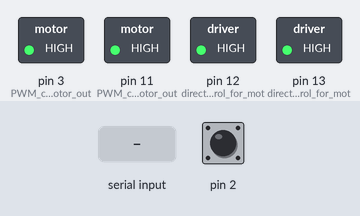
Simulated run of this sketch. Board: Arduino Uno, built with avr-gcc and run on an emulated ATmega328P. Parts: switched loads named in the sketch (green lamp = pin HIGH). The inputs (shaded band) are chosen by the test bench; at power-on: pin 2 HIGH. What the sketch prints to the serial monitor is not drawn.

Above: at 1.2 s.
1.3 s: pin 2 pulled LOW for 0.15 s
3.0 s: pin 2 pulled LOW for 1 s
5.5 s: pin 2 driven LOW
7.0 s: pin 2 driven HIGH
8.5 s: pin 2 pulsed LOW 2 times (0.12 s each, 0.3 s apart)
10.6 s: "90,45\n" received over Serial
Timing chart, 0 to 13.6 s (numbered marks = the images above; inputs shaded):
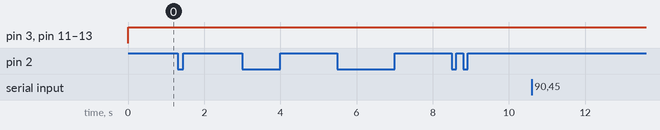

Measured:
- after the input at 1.3 s, every drawn part: stays the same
- after the input at 3.0 s, every drawn part: stays the same
- after the input at 5.5 s, every drawn part: stays the same
- after the input at 7.0 s, every drawn part: stays the same
- after the input at 8.5 s, every drawn part: stays the same
- after the input at 10.6 s, every drawn part: stays the same

The sketch:

distanceSerialSolution.ino
```cpp
//Lauren Madey
//Iditarod Motorsports ROVER

/*
 * Version 3/10/17
 *
 * 9m= about 300.33
 * ---------------------------------------------------------------------------------
 * Tests
 * -----
 * WARNING - the results from the tests do not always yield the same results
 * (when the rightSpeed=245, leftSpeed=225)
 *   |
 *   |
 *   |
 *   V
 * 9m: targetDistance=324, approachingDistance=325
 * 9m: targetDistance=326, approachingDistance=325
 * 9.5m: targetDistance=360, approachingDistance=358
 * DONT USE 10m: targetDistance=384, approachingDistance=380
 * 10m: targetDistance=370, approachingDistance=369
 * 10m: targetDistance=364, approachingDistance=362(dont like as much as one above)
 * 10.5m: targetDistance=385, approachingDistance=383
 * 11m: targetDistance=400,  approachingDistance=395
 * 11.5: targetDistance=430,  approachingDistance=428
 * 12m: targetDistance=428, approachingDistance=420
 * ---------------------------------------------------------------------------------
 */


volatile long count=0;       //counter for the Wheel encoder
int goSpeed=255;          //Speed for the Rover to cover distance
int rightSpeed = 255;
int leftSpeed = 255;
int approachSpeed= 255;      //Slower speed when within a cetain distance of goal
int targetDistance = 92;          //Distance ot be covered in inches. Not set here since it is sent from Computer.
int approachDistance = 60;   //Distance from target to slow down.
String incoming;


void setup()
{
  attachInterrupt(digitalPinToInterrupt (2),wheel,CHANGE);   //attach interrupt to Pin 2
   digitalWrite(2,1);                                         // enable pullup resistor on D2
   pinMode(3,  OUTPUT);    //PWM control for motor outputs 1 and 2 is on digital pin 3/ A Speed
  pinMode(11, OUTPUT);    //PWM control for motor outputs 3 and 4 is on digital pin 11/ B Speed
  pinMode(12, OUTPUT);    //direction control for motor outputs 1 and 2 is on digital pin 12 RIGHT WHEELS/ A Direction
  pinMode(13, OUTPUT);    //direction control for motor outputs 3 and 4 is on digital pin 13 LEFT WHEELS/ B Direction
  Serial.begin(9600);
}


void loop()
{

  // If anything is on the serial port, read the full string in and store it in 'incoming'.
  while (Serial.available()) {
      incoming = Serial.readStringUntil ('\n');       //get whatever was sent via the serial port unitl a line break
      targetDistance = incoming.toInt();              // convert string to an integer (We need a number distance)
      count =0;
  }

  // Calculate distance travelled in inches.
  // Wheel Circumference * Pi /8 * count.
  float distanceTravelled = 2.975 * PI/8.00 * float (count);

  Serial.println (distanceTravelled); // Send result to Serial port.

  // STOP the Rover if target distance is reached or no target Distance is set.
  if (distanceTravelled >= targetDistance) {
    roveStop();
    Serial.println ("STOPPPING");
  }

  //Go full speed if Rover is not within target distance yet
  else if (distanceTravelled < approachDistance) {
    roveDrive (HIGH, HIGH, leftSpeed, rightSpeed);
    Serial.println ("Full Speed");
  }

  //Slow Rover down while within target distance
  else if (distanceTravelled >= approachDistance) {
    roveDrive (HIGH, HIGH, approachSpeed, approachSpeed);
    Serial.println ("approaching");
  }
}


//------------------------FUNCTIONS ----------------------------------------


//---------Interrup Sevice Routine for Wheel encoder------------------------
void wheel()
{
  count++;                      //increment count by one whenever function is called.
  Serial.print ("w,");
  Serial.println (count);
}


/*----------Rover Drive Functions-----------------------------------------
Motor Control Function
Motor A & B are boolean, High or Low sets the direction of one side.
speedA & speedB determine the wheel speed for the sides.
A = Left
B = Right
*/
void roveDrive (bool MotorA, bool MotorB, int speedA, int speedB)
{
      digitalWrite(12,MotorA);
      digitalWrite(13,MotorB);
      analogWrite(3,speedA);
      analogWrite(11,speedB);
}


// Stops motors
void roveStop ()
{
      analogWrite(3,0);
      analogWrite(11,0);
      delay(1);
}
```
